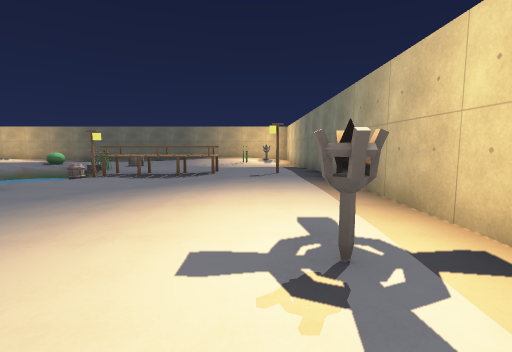
View 1 (above)

19 first-person views from a walk through a 3-D level made in the Godot game engine. The camera is 1.3 m above the floor, tilts 6° down and sees 85° across. The floor is counted in squares, 2 m on a side. Each view is taken from the middle of a square. On the plan, view 1 faces up. The plan holds only what a view shows up to about 9 squares ahead; the rest is blank. Surface patterns are stand-ins for the level's own textures.

View 2
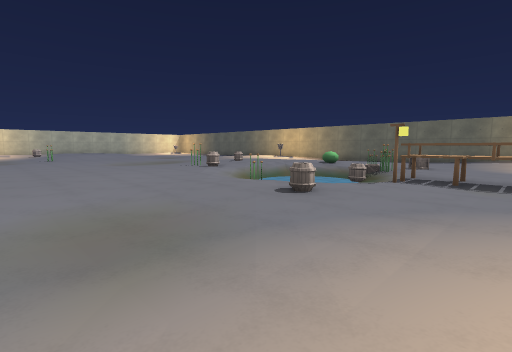

View 3
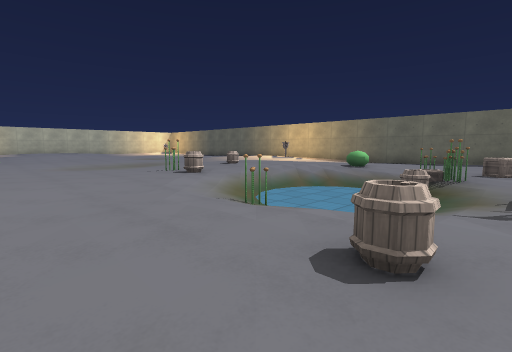

View 4
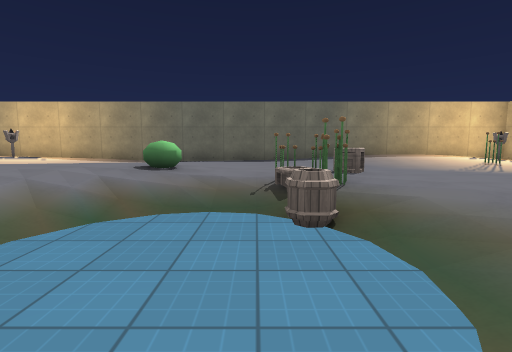

View 5
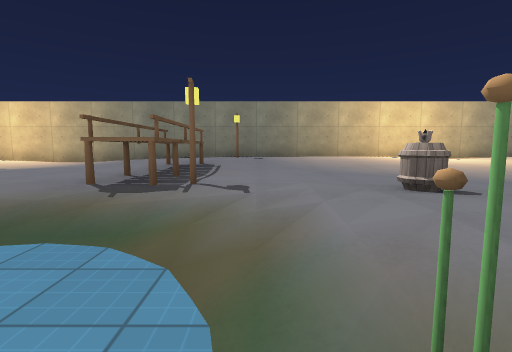

View 6
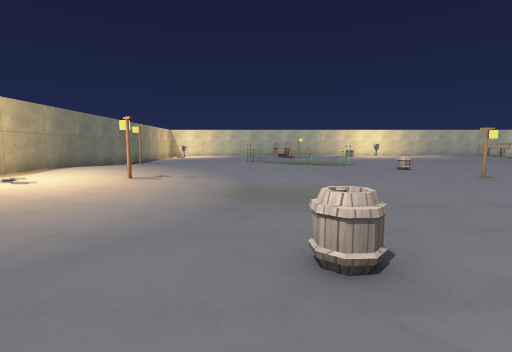

View 7
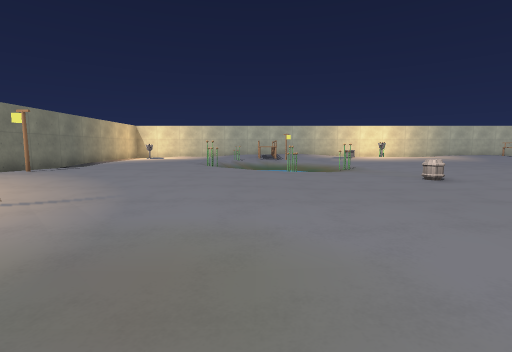

View 8
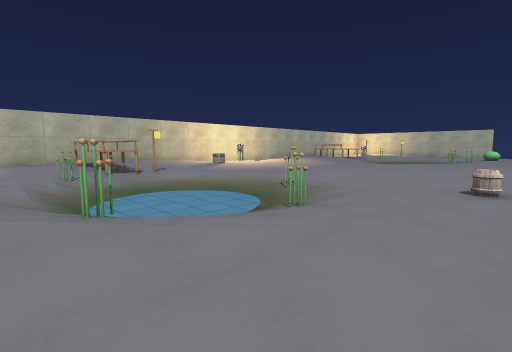

View 9
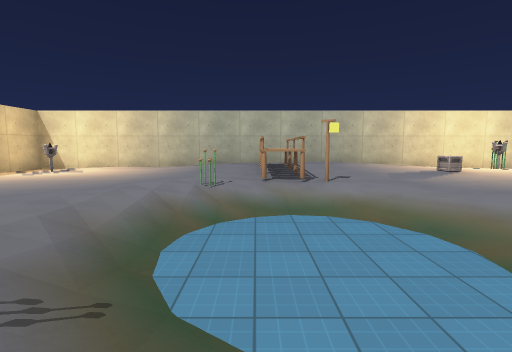

View 10
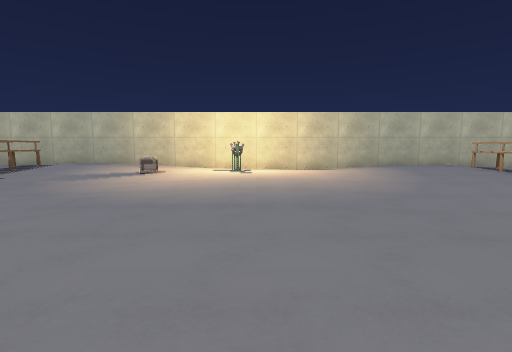

View 11
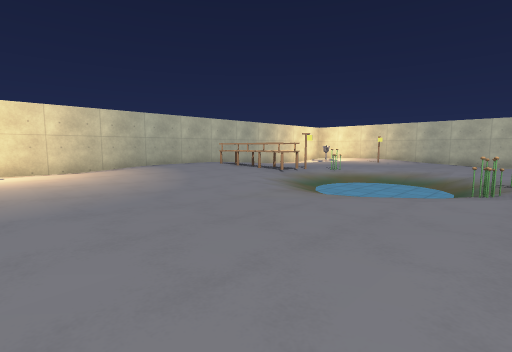

View 12
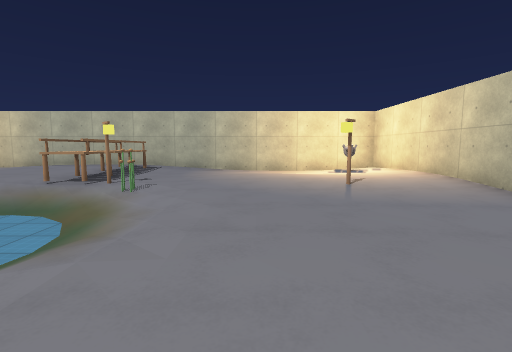

View 13
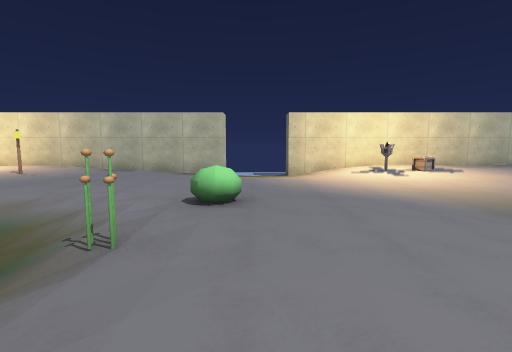

View 14
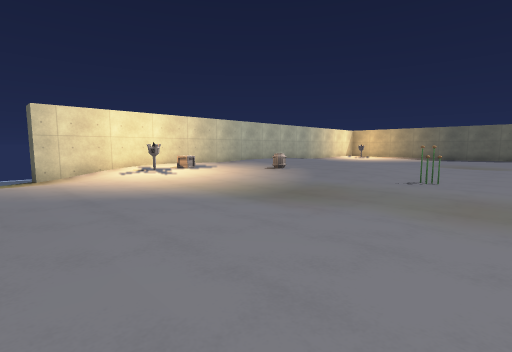

View 15
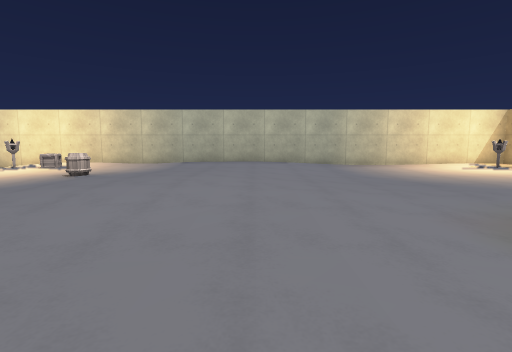

View 16
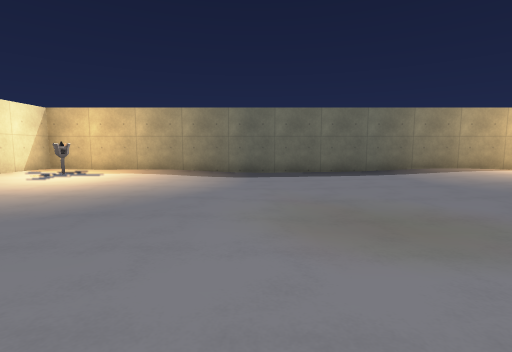

View 17
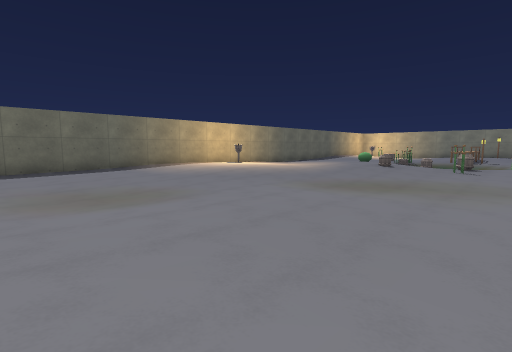

View 18
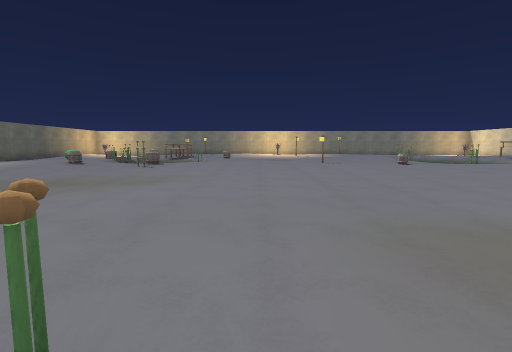

View 19
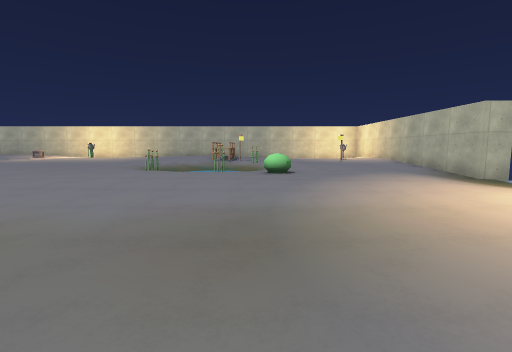

### Floor plan
Key: @ floor where view 1 was taken; # wall or solid block; x gap in a wall; . main floor; : floor 0.25 m higher than the main floor; - floor 0.25 m lower than the main floor; _ floor 0.5 m lower than the main floor; < floor 0.75 m lower than the main floor; / step, stairs or slope; = window, fence, low wall or low ledge; ^ raised ledge; B barrel; T torch; C crate; A box; L lantern; O other object.
Columns run from 27 left of view 1 to 2 right of it. Each row starts with its distance up from view 1.
 15  #############################
 14  #.....--....:...-----...::..#
 13  #T...---....:T..- .--.../#T-#
 12  #....----...  ..   .--------#
 11  #....-----..:.   ...--------#
 10  #..--------//..::.//#C------#
  9  #..----------....////B..--..#
  8  #:.....-------.B.//<<//^^...#
  7  #::......------.B//<<//^^=..#
  6  #:::::..--------B.////---...#
  5  #:...:..--------...//.---...#
  4  #......#------....--.B---...#
  3  #..B.--------.......----....#
  2  #...-------.........----....#
  1  #A.----------....#..----..T.#
  0  #T.----------.....------#.@.#
 -1  #/-------..-.....----.......#
 -2 _#//-.............----...... #
 -3 __//...O.........-B--.....#. #
 -4  ///....#/........---#/....  #
 -5  #--...////--.....--///#...  #
 -6  #-...//<< /--....-#/<<//    #
 -7  #-...//<<//--....-//<<//.
 -8  #..L..////---.....-////...
 -9  #.....##/.....:.....//.....
-10  #......^^...........^^.....-
-11  #..//..^^.:....#A.::^^:....-#
-12  #O----.x.::...T...::=::...T-#
-13  #############################

Where each view was taken, in squares from view 1:
view 1: 0 up, 0 right, facing up
view 2: 1 up, 2 left, facing up-left
view 3: 3 up, 4 left, facing up-left
view 4: 6 up, 6 left, facing up
view 5: 6 up, 7 left, facing right
view 6: 6 up, 4 left, facing down
view 7: 3 up, 5 left, facing down
view 8: 2 down, 3 left, facing down-left
view 9: 4 down, 5 left, facing down
view 10: 4 down, 12 left, facing down
view 11: 4 down, 12 left, facing down-left
view 12: 4 down, 22 left, facing down
view 13: 3 down, 17 left, facing left
view 14: 3 down, 17 left, facing up-left
view 15: 7 up, 17 left, facing left
view 16: 7 up, 20 left, facing up
view 17: 5 up, 20 left, facing up-right
view 18: 3 up, 19 left, facing right
view 19: 3 up, 20 left, facing down
